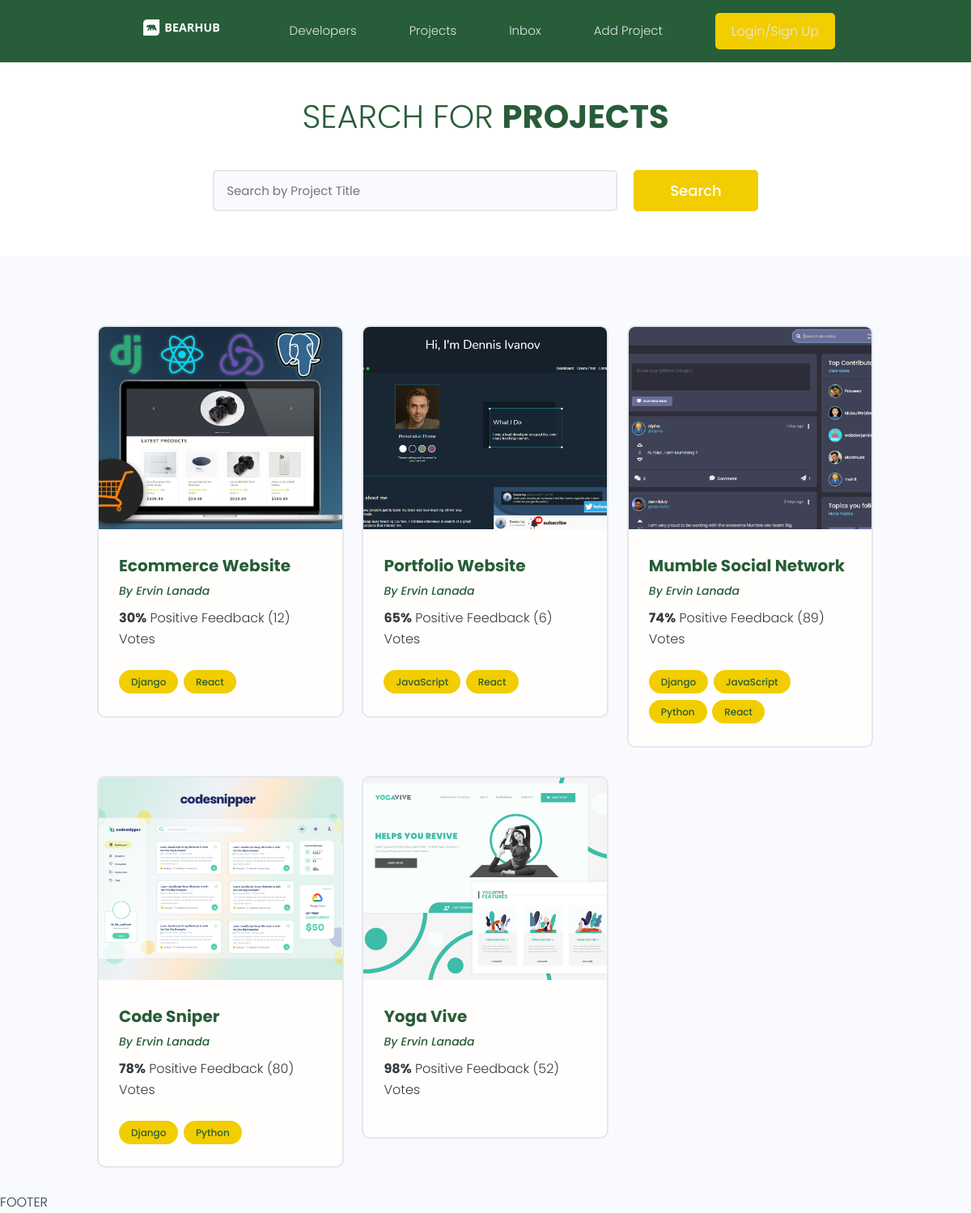
/, run on an earlier commit of the app's database.
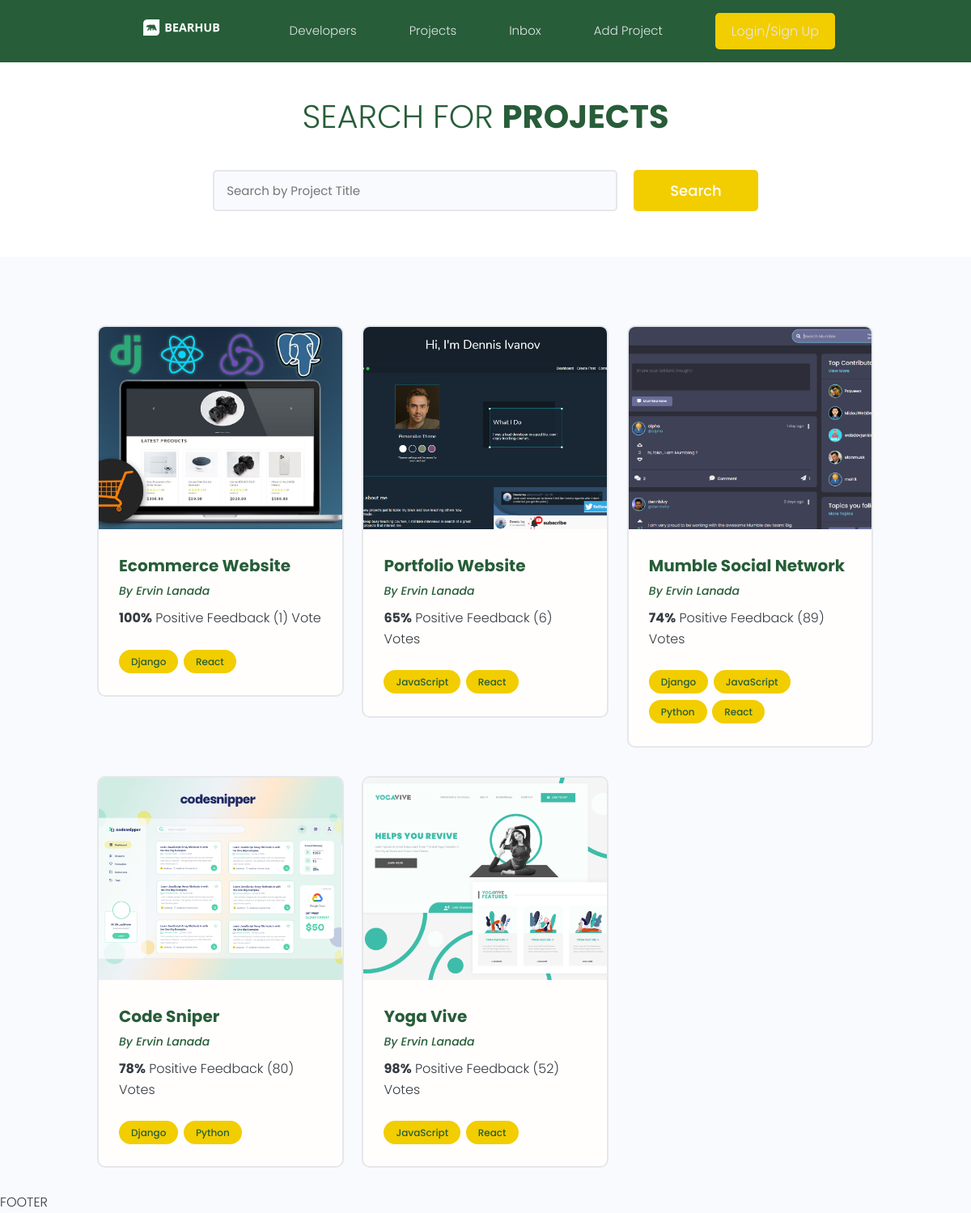
And on a later commit of the database.
### projects/models.py (models this page shows, shortened)
class Project(models.Model):
    title = models.CharField(max_length=200)
    description = models.TextField(null=True, blank=True)
    featured_image = models.ImageField(null=True, blank=True, default='default.jpg')
    demo_link = models.CharField(max_length=2000, null=True, blank=True)
    source_link = models.CharField(max_length=2000, null=True, blank=True)
    tags = models.ManyToManyField('Tag', blank=True)
    vote_total = models.IntegerField(default=0, null=True, blank=True)
    vote_ratio = models.IntegerField(default=0, null=True, blank=True)
    created = models.DateTimeField(auto_now_add=True)
    id = models.UUIDField(default=uuid.uuid4, unique=True, primary_key=True, editable=False)

class Tag(models.Model):
    name = models.CharField(max_length=200)
    created = models.DateTimeField(auto_now_add=True)
    id = models.UUIDField(default=uuid.uuid4, unique=True, primary_key=True, editable=False)
    def __str__(self):
        return self.name

### projects/views.py (the view)
# urls.py: path('', include('projects.urls'))
def projects(requests):
    projects = Project.objects.all()
    context = {'projects': projects}
    return render(requests, 'projects/projects.html', context)

### projects/templates/projects/projects.html (shortened to what this page needs)
{%  extends 'main.html' %}
{% block content %}
<main class="projects">
    <section class="hero-section text-center">
      <div class="container container--narrow">
        <div class="hero-section__box">
          <h2>Search for <span>Projects</span></h2>
        </div>
        <div class="hero-section__search">
          <form class="form" action="#" method="get">
            <div class="form__field">
              <input class="input input--text" id="formInput#search" type="text" name="text"
                placeholder="Search by Project Title" />
            </div>
            <input class="btn btn--sub btn--lg" type="submit" value="Search" />
          </form>
        </div>
      </div>
    </section>
    <section class="projectsList">
      <div class="container">
        <div class="grid grid--three">
            {% for project in projects %}
            <div class="column">
                <div class="card project">
                <a href="{% url 'project' project.id %}" class="project">
                    <img class="project__thumbnail" src="{{project.featured_image.url}}" alt="project thumbnail" />
                    <div class="card__body">
                        <h3 class="project__title"><td>{{project.title}}</td></h3>
                        <p><a class="project__author" href="{% url 'project' project.id %}">By Ervin Lanada</a></p>
                        <p class="project--rating">
                            <span style="font-weight: bold;">{{project.vote_ratio}}%</span> Positive
                            Feedback ({{project.vote_total}}) Vote{{project.vote_total|pluralize:"s"}}
                        </p>
                    <div class="project__tags">
                        {% for tag in project.tags.all %}
                        <span class="tag tag--pill tag--main">
                        <small>{{tag}}</small>
                        </span>
                        {% endfor %}
                  </div>
                </div>
              </a>
            </div>
        </div>
        {% endfor %}
        </div>
      </div>
    </section>
  </main>
{% endblock content %}

### templates/main.html (shortened to what this page needs)
<!DOCTYPE html>
{% load static %}
<html>
    <head>
        <link rel="stylesheet" href="https://cdn.iconmonstr.com/1.3.0/css/iconmonstr-iconic-font.min.css" />
        <link rel="stylesheet" href="{% static 'uikit/styles/uikit.css' %}" />
        <link rel="stylesheet" href="{% static 'styles/app.css' %}"" />
    <body>
        {% include 'navbar.html' %}
        {% block content %}
        {% endblock content %}
        <p>FOOTER</p>
    </body>
</html>

### templates/navbar.html (shortened to what this page needs)
{% load static %}
<header class="header">
    <div class="container container--narrow">
      <a href="{% url 'projects' %}" class="header__logo">
        <img src="{% static 'images/logo.svg' %}" alt="BearHub Logo" />
      </a>
      <nav class="header__nav">
        <ul class="header__menu">
          <li class="header__menuItem"><a href="">Developers</a></li>
          <li class="header__menuItem"><a href="{% url 'projects' %}">Projects</a></li>
          <li class="header__menuItem"><a href="">Inbox</a></li>
          <li class="header__menuItem"><a href="{% url 'create-project' %}">Add Project</a></li>
          <li class="header__menuItem"><a href="" class="btn btn--sub">Login/Sign Up</a></li>
        </ul>
      </nav>
    </div>
  </header>

### static/styles/app.css (style rules this page uses)
:root { --color-sub: #275D38; }
.btn--sub { background-color: var(--color-sub-light); }
.card { border: 2px solid var(--color-light); }
img { width: 100%; }
.header { position: sticky; z-index: 111; background-color: var(--color-sub); padding: 1.5rem 0; }
.header > .container { display: flex; justify-content: space-between; align-items: center; }
.header__logo > img { height: 3.8rem; }
.header__nav > ul { display: inline-flex; align-items: center; list-style: none; gap: 6.5rem; }
.header__menuItem > a { color: var(--color-light); font-weight: 300; }
.hero-section { height: 40vh; display: flex; align-items: center; background-color: var(--color-sub); }
.hero-section__box { margin-bottom: 4rem; }
.hero-section__box > h2, .hero-section__box > h2 > span { font-size: 4rem; color: var(--color-light); line-height: 1.3; text-transform: uppercase; }
.hero-section__box > h2 { font-weight: 300; }
.hero-section__box > h2 > span { font-weight: 700; }
.hero-section__search > .form { display: flex; align-items: center; justify-content: center; gap: 2rem; }
.hero-section__search > .form input.input--text { width: 50rem; }
.project__author { font-size: 1.4rem; font-style: italic; }
.project--rating { margin-bottom: 1.6em; margin-top: .5em; }
.projects > .hero-section { background: var(--color-sub-lighter); height: 30vh; }
.projects .hero-section__box { margin-bottom: 2.5rem; }
.projects .hero-section__box > h2 { color: var(--color-sub); }
.projects .hero-section__box > h2 > span { font-weight: 700; color: var(--color-sub); }
.projectsList { margin-top: 8rem; display: grid; grid-template-columns: repeat(auto-fit, minmax(25rem, 1fr)); grid-gap: 1rem; }
.card { display: flex; flex-direction: column; }
.project__thumbnail { height: 25rem; object-fit: cover; object-position: top center; }
.project__title { font-size: 2rem; font-weight: 700; color: var(--color-sub); }

### static/uikit/styles/modules/_variables.css (style rules this page uses)
:root { --color-main: #275D38; --color-main-light: #F2CD00; --color-sub: #007A33; --color-sub-light: #F2CD00; --color-sub-lighter: #ffffff; --color-text: #343a40; --color-gray: #8b8b8b; --color-light: #e5e7eb; --color-light-gray: #767676; --color-bg: #f8fafd; --color-white: #fffefd; --color-white-light: #f3f3f3; --color-success: #359e64; --color-success-bg: #def8e8; --color-error: #fc4b0b; --color-error-bg: #fff2ee; --font-base: 'Poppins', arial, helvetica, 'Segoe UI', roboto, ubuntu, sans-serif; --font-monospace: 'Fira Code', 'Courier New', courier, monospace; --font-regular: 300; --font-medium: 500; --font-bold: 700; --generic-shadow: 1px 1px 5px #00000010; --generic-transition: all 0.3s ease-in-out; }

### static/uikit/styles/modules/_base.css (style rules this page uses)
* { margin: 0; padding: 0; box-sizing: border-box; text-rendering: optimizeLegibility; color: inherit; font-size: inherit; }
html { font-size: 50%; }
@media only screen and (min-width: 480px) { html { font-size: 56.25%; } }
@media only screen and (min-width: 1200px) { html { font-size: 62.5%; } }
body { line-height: 1.6; font-weight: 400; font-size: 1.5rem; color: var(--color-text); background-color: var(--color-bg); min-height: 100vh; }

### static/uikit/styles/modules/_typography.css (style rules this page uses)
* { font-family: var(--font-base); }
h2 { font-size: 3.6rem; font-weight: var(--font-bold); }
h3 { font-size: 3.2rem; font-weight: var(--font-medium); }
p, span, strong { font-size: 1.6rem; color: var(--color-text); font-weight: var(--font-regular); }
a { padding-bottom: 2px; text-decoration: none; display: inline-block; color: var(--color-main); font-weight: var(--font-medium); }

### static/uikit/styles/modules/_utilities.css (style rules this page uses)
.container { width: 92%; max-width: 165rem; margin: 0 auto; box-sizing: border-box; }
.container--narrow { width: 92%; max-width: 120rem; }
@media screen and (min-width: 1000px) { .container { width: 90%; } }
@media screen and (min-width: 1000px) { .container--narrow { width: 85%; } }
@media screen and (min-width: 1200px) { .container { width: 80%; } }
@media screen and (min-width: 1200px) { .container--narrow { width: 72%; } }
.text-center { text-align: center; }

### static/uikit/styles/modules/_card.css (style rules this page uses)
.card { border-radius: 1rem; background-color: var(--color-white); border: 1.5px solid var(--color-light); width: auto; height: auto; margin-top: 0.5rem; margin-bottom: 0.5rem; overflow: hidden; }
.card__body, .card__header { padding: 2rem 2.5rem; }

What changed in the data, as far as the page shows it:
changed Project "Ecommerce Website": vote_ratio "30" → "100"; vote_total "12" → "1"
changed Project "Yoga Vive": gains Tag (name "JavaScript"); gains Tag (name "React")
